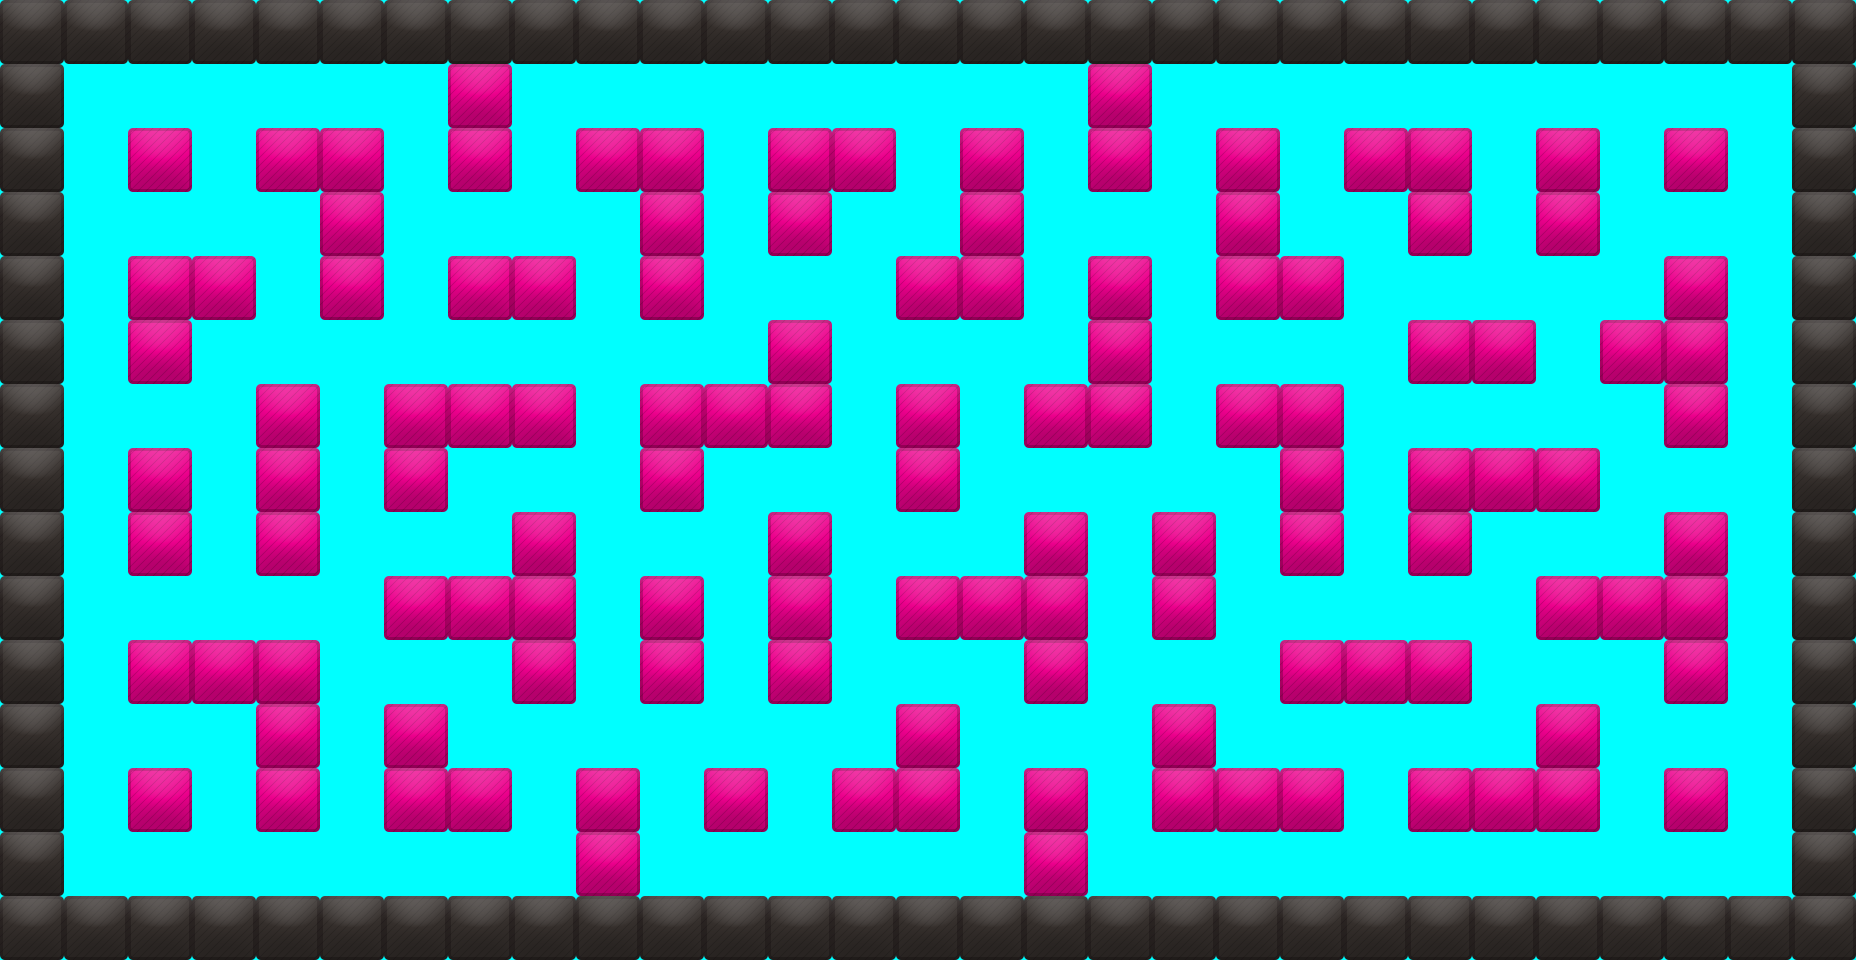

Rendered tile map (Tiled .tmx) drawn with the repository's tilesets; below, a short description and the full map source, tile grids included:
An orthogonal 29x15 tile map with 64x64 px tiles, 2 tile layers (Background, Walls), 3 tilesets and 61 objects (61x coin).

<map version="1.0" orientation="orthogonal" renderorder="right-down" width="29" height="15" tilewidth="64" tileheight="64" nextobjectid="101">
 <tileset firstgid="1" name="functions" tilewidth="64" tileheight="64">
  <image source="../../aaa/functions.png" width="256" height="64" />
 </tileset>
 <tileset firstgid="5" name="tiles" tilewidth="64" tileheight="64">
  <image source="../../aaa/tiles.png" width="640" height="640" />
 </tileset>
 <tileset firstgid="105" name="coin" tilewidth="32" tileheight="32">
  <image source="../../sprites/coin.png" width="192" height="32" />
 </tileset>
 <layer name="Background" width="29" height="15">
  <data encoding="csv">
5,5,5,5,5,5,5,5,5,5,5,5,5,5,5,5,5,5,5,5,5,5,5,5,5,5,5,5,5,
5,5,5,5,5,5,5,5,5,5,5,5,5,5,5,5,5,5,5,5,5,5,5,5,5,5,5,5,5,
5,5,5,5,5,5,5,5,5,5,5,5,5,5,5,5,5,5,5,5,5,5,5,5,5,5,5,5,5,
5,5,5,5,5,5,5,5,5,5,5,5,5,5,5,5,5,5,5,5,5,5,5,5,5,5,5,5,5,
5,5,5,5,5,5,5,5,5,5,5,5,5,5,5,5,5,5,5,5,5,5,5,5,5,5,5,5,5,
5,5,5,5,5,5,5,5,5,5,5,5,5,5,5,5,5,5,5,5,5,5,5,5,5,5,5,5,5,
5,5,5,5,5,5,5,5,5,5,5,5,5,5,5,5,5,5,5,5,5,5,5,5,5,5,5,5,5,
5,5,5,5,5,5,5,5,5,5,5,5,5,5,5,5,5,5,5,5,5,5,5,5,5,5,5,5,5,
5,5,5,5,5,5,5,5,5,5,5,5,5,5,5,5,5,5,5,5,5,5,5,5,5,5,5,5,5,
5,5,5,5,5,5,5,5,5,5,5,5,5,5,5,5,5,5,5,5,5,5,5,5,5,5,5,5,5,
5,5,5,5,5,5,5,5,5,5,5,5,5,5,5,5,5,5,5,5,5,5,5,5,5,5,5,5,5,
5,5,5,5,5,5,5,5,5,5,5,5,5,5,5,5,5,5,5,5,5,5,5,5,5,5,5,5,5,
5,5,5,5,5,5,5,5,5,5,5,5,5,5,5,5,5,5,5,5,5,5,5,5,5,5,5,5,5,
5,5,5,5,5,5,5,5,5,5,5,5,5,5,5,5,5,5,5,5,5,5,5,5,5,5,5,5,5,
5,5,5,5,5,5,5,5,5,5,5,5,5,5,5,5,5,5,5,5,5,5,5,5,5,5,5,5,5
</data>
 </layer>
 <layer name="Walls" width="29" height="15">
  <data encoding="csv">
7,7,7,7,7,7,7,7,7,7,7,7,7,7,7,7,7,7,7,7,7,7,7,7,7,7,7,7,7,
7,0,0,0,0,0,0,6,0,0,0,0,0,0,0,0,0,6,0,0,0,0,0,0,0,0,0,0,7,
7,0,6,0,6,6,0,6,0,6,6,0,6,6,0,6,0,6,0,6,0,6,6,0,6,0,6,0,7,
7,0,0,0,0,6,0,0,0,0,6,0,6,0,0,6,0,0,0,6,0,0,6,0,6,0,0,0,7,
7,0,6,6,0,6,0,6,6,0,6,0,0,0,6,6,0,6,0,6,6,0,0,0,0,0,6,0,7,
7,0,6,0,0,0,0,0,0,0,0,0,6,0,0,0,0,6,0,0,0,0,6,6,0,6,6,0,7,
7,0,0,0,6,0,6,6,6,0,6,6,6,0,6,0,6,6,0,6,6,0,0,0,0,0,6,0,7,
7,0,6,0,6,0,6,0,0,0,6,0,0,0,6,0,0,0,0,0,6,0,6,6,6,0,0,0,7,
7,0,6,0,6,0,0,0,6,0,0,0,6,0,0,0,6,0,6,0,6,0,6,0,0,0,6,0,7,
7,0,0,0,0,0,6,6,6,0,6,0,6,0,6,6,6,0,6,0,0,0,0,0,6,6,6,0,7,
7,0,6,6,6,0,0,0,6,0,6,0,6,0,0,0,6,0,0,0,6,6,6,0,0,0,6,0,7,
7,0,0,0,6,0,6,0,0,0,0,0,0,0,6,0,0,0,6,0,0,0,0,0,6,0,0,0,7,
7,0,6,0,6,0,6,6,0,6,0,6,0,6,6,0,6,0,6,6,6,0,6,6,6,0,6,0,7,
7,0,0,0,0,0,0,0,0,6,0,0,0,0,0,0,6,0,0,0,0,0,0,0,0,0,0,0,7,
7,7,7,7,7,7,7,7,7,7,7,7,7,7,7,7,7,7,7,7,7,7,7,7,7,7,7,7,7
</data>
 </layer>
 <objectgroup name="Items">
  <object id="2" name="coin" gid="105" x="593" y="240" />
  <object id="7" name="coin" gid="105" x="593" y="368" />
  <object id="8" name="coin" gid="105" x="721" y="368" />
  <object id="9" name="coin" gid="105" x="849" y="240" />
  <object id="10" name="coin" gid="105" x="977" y="432" />
  <object id="11" name="coin" gid="105" x="1041" y="304" />
  <object id="12" name="coin" gid="105" x="721" y="496" />
  <object id="13" name="coin" gid="105" x="849" y="560" />
  <object id="16" name="coin" gid="105" x="401" y="240" />
  <object id="17" name="coin" gid="105" x="401" y="368" />
  <object id="18" name="coin" gid="105" x="721" y="624" />
  <object id="19" name="coin" gid="105" x="785" y="816" />
  <object id="20" name="coin" gid="105" x="977" y="688" />
  <object id="21" name="coin" gid="105" x="1105" y="624" />
  <object id="22" name="coin" gid="105" x="849" y="752" />
  <object id="23" name="coin" gid="105" x="977" y="880" />
  <object id="24" name="coin" gid="105" x="657" y="752" />
  <object id="25" name="coin" gid="105" x="657" y="880" />
  <object id="26" name="coin" gid="105" x="465" y="496" />
  <object id="27" name="coin" gid="105" x="593" y="496" />
  <object id="28" name="coin" gid="105" x="465" y="688" />
  <object id="29" name="coin" gid="105" x="593" y="688" />
  <object id="30" name="coin" gid="105" x="1105" y="752" />
  <object id="31" name="coin" gid="105" x="1233" y="688" />
  <object id="32" name="coin" gid="105" x="1233" y="496" />
  <object id="33" name="coin" gid="105" x="1361" y="432" />
  <object id="34" name="coin" gid="105" x="401" y="112" />
  <object id="35" name="coin" gid="105" x="529" y="112" />
  <object id="64" name="coin" gid="105" x="1297" y="240" />
  <object id="65" name="coin" gid="105" x="1489" y="176" />
  <object id="68" name="coin" gid="105" x="1617" y="304" />
  <object id="69" name="coin" gid="105" x="1169" y="880" />
  <object id="70" name="coin" gid="105" x="1361" y="752" />
  <object id="71" name="coin" gid="105" x="977" y="560" />
  <object id="72" name="coin" gid="105" x="849" y="368" />
  <object id="73" name="coin" gid="105" x="1169" y="240" />
  <object id="74" name="coin" gid="105" x="1041" y="112" />
  <object id="75" name="coin" gid="105" x="785" y="112" />
  <object id="76" name="coin" gid="105" x="273" y="304" />
  <object id="77" name="coin" gid="105" x="209" y="432" />
  <object id="78" name="coin" gid="105" x="209" y="624" />
  <object id="79" name="coin" gid="105" x="81" y="496" />
  <object id="80" name="coin" gid="105" x="209" y="752" />
  <object id="81" name="coin" gid="105" x="529" y="880" />
  <object id="82" name="coin" gid="105" x="337" y="816" />
  <object id="83" name="coin" gid="105" x="337" y="432" />
  <object id="85" name="coin" gid="105" x="337" y="560" />
  <object id="86" name="coin" gid="105" x="81" y="688" />
  <object id="87" name="coin" gid="105" x="145" y="240" />
  <object id="88" name="coin" gid="105" x="1233" y="112" />
  <object id="89" name="coin" gid="105" x="1617" y="752" />
  <object id="90" name="coin" gid="105" x="1425" y="880" />
  <object id="91" name="coin" gid="105" x="1745" y="624" />
  <object id="92" name="coin" gid="105" x="1745" y="368" />
  <object id="93" name="coin" gid="105" x="1553" y="432" />
  <object id="94" name="coin" gid="105" x="1425" y="304" />
  <object id="95" name="coin" gid="105" x="1489" y="688" />
  <object id="96" name="coin" gid="105" x="1361" y="624" />
  <object id="97" name="coin" gid="105" x="1617" y="560" />
  <object id="98" name="coin" gid="105" x="1233" y="368" />
  <object id="99" name="coin" gid="105" x="1105" y="496" />
 </objectgroup>
</map>
